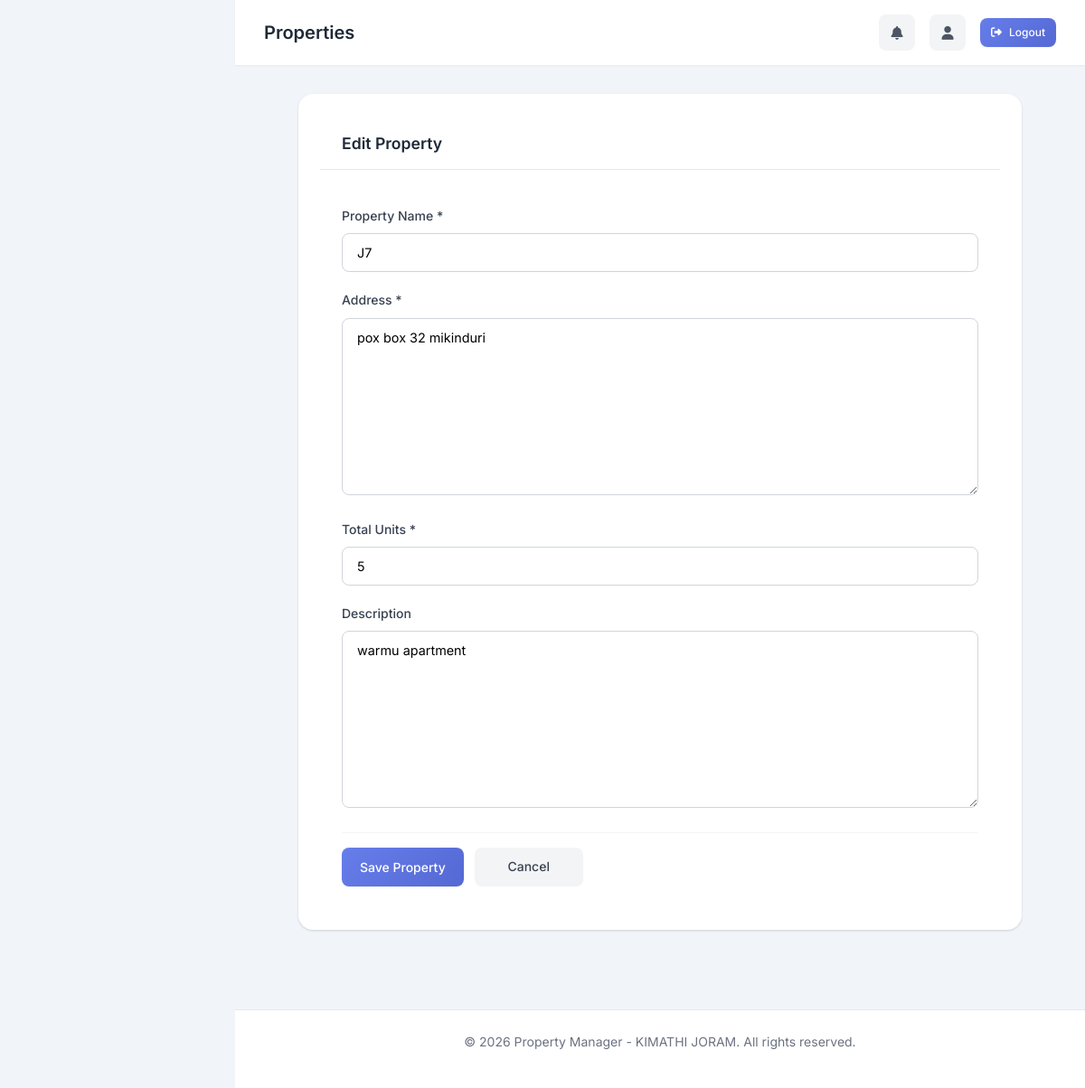
The page /properties/2/update/ on the database its author committed.
### apartments/models.py (models this page shows, shortened)
class Property(models.Model):
    PROPERTY_TYPES = [
        ('apartment', 'Apartment Building'),
        ('bedsitter', 'Bedsitter'),
        ('commercial', 'Commercial Building'),
        ('land', 'Land'),
        ('villa', 'Villa'),
        ('house', 'House'),
    ]
    name = models.CharField(max_length=200, help_text="Property name or building name")
    property_type = models.CharField(max_length=20, choices=PROPERTY_TYPES, default='apartment')
    address = models.TextField(help_text="Full address of the property")
    latitude = models.DecimalField(max_digits=9, decimal_places=6, null=True, blank=True, help_text="GPS Latitude coordinate")
    longitude = models.DecimalField(max_digits=9, decimal_places=6, null=True, blank=True, help_text="GPS Longitude coordinate")
    total_units = models.IntegerField(default=1, help_text="Total number of apartments/units")
    description = models.TextField(blank=True, help_text="Additional description")
    title_deed_number = models.CharField(max_length=100, blank=True)
    water_account = models.CharField(max_length=50, blank=True)
    electricity_account = models.CharField(max_length=50, blank=True)
    owner = models.ForeignKey(User, on_delete=models.SET_NULL, null=True, blank=True, related_name='owned_properties')
    created_at = models.DateTimeField(auto_now_add=True, db_index=True)
    updated_at = models.DateTimeField(auto_now=True)
    class Meta:
        ordering = ['-created_at']
        indexes = [
            models.Index(fields=['-created_at']),
        ]

### apartments/views.py (the view, shortened to what this page needs)
# urls.py: path('properties/<int:pk>/update/', views.PropertyUpdateView.as_view(), name='property_update'),
class PropertyUpdateView(UpdateView):
    model = Property
    fields = ['name', 'property_type', 'address', 'latitude', 'longitude', 'total_units',
              'description', 'title_deed_number', 'water_account', 'electricity_account', 'owner']
    template_name = 'apartments/property_form.html'
    success_url = '/properties/'

### apartments/context_processors.py (called while the page is built, shortened)
def notification_count(request):
    from apartments.models import Notification, UserProfile
    unread_count = 0
    return {'unread_notification_count': unread_count}

def payment_count(request):
    from apartments.models import Payment, Lease
    pending_payments_count = 0
    my_payments_count = 0
    total_payments_amount = 0
    return {
        'pending_payments_count': pending_payments_count,
        'my_payments_count': my_payments_count,
        'total_payments_amount': total_payments_amount,
    }

### templates/apartments/property_form.html (shortened to what this page needs)
{% extends 'base.html' %}
{% block content %}
<div class="form-page">
    <div class="card">
        <div class="card-header">
            <h2 class="card-title">{% if object %}Edit{% else %}Add{% endif %} Property</h2>
        </div>
        <div class="card-body">
            <form method="post">
                <div class="form-group">
                    <label class="form-label">Property Name *</label>
                    {{ form.name }}
                </div>
                <div class="form-group">
                    <label class="form-label">Address *</label>
                    {{ form.address }}
                </div>
                <div class="form-group">
                    <label class="form-label">Total Units *</label>
                    {{ form.total_units }}
                </div>
                <div class="form-group">
                    <label class="form-label">Description</label>
                    {{ form.description }}
                </div>
                <div class="form-actions">
                    <button type="submit" class="btn btn-primary">Save Property</button>
                    <a href="{% url 'property_list' %}" class="btn btn-secondary">Cancel</a>
                </div>
            </form>
        </div>
    </div>
</div>
{% endblock %}

### templates/base.html (style rules this page uses)
:root { --primary: #667eea; --primary-dark: #5568d3; --primary-light: #8b9cf5; --secondary: #764ba2; --success: #10b981; --warning: #f59e0b; --danger: #ef4444; --dark: #1f2937; --dark-bg: #111827; --gray-100: #f3f4f6; --gray-200: #e5e7eb; --gray-300: #d1d5db; --gray-400: #9ca3af; --gray-500: #6b7280; --gray-600: #4b5563; --white: #ffffff; --sidebar-width: 260px; --shadow-sm: 0 1px 2px 0 rgba(0, 0, 0, 0.05); --shadow: 0 1px 3px 0 rgba(0, 0, 0, 0.1), 0 1px 2px 0 rgba(0, 0, 0, 0.06); --shadow-md: 0 4px 6px -1px rgba(0, 0, 0, 0.1), 0 2px 4px -1px rgba(0, 0, 0, 0.06); --shadow-lg: 0 10px 15px -3px rgba(0, 0, 0, 0.1), 0 4px 6px -2px rgba(0, 0, 0, 0.05); --shadow-xl: 0 20px 25px -5px rgba(0, 0, 0, 0.1), 0 10px 10px -5px rgba(0, 0, 0, 0.04); --radius-sm: 0.375rem; --radius: 0.5rem; --radius-lg: 0.75rem; --radius-xl: 1rem; }
* { margin: 0; padding: 0; box-sizing: border-box; }
body { font-family: 'Inter', -apple-system, BlinkMacSystemFont, 'Segoe UI', Roboto, sans-serif; background-color: #f1f5f9; color: var(--dark); line-height: 1.6; -webkit-font-smoothing: antialiased; -moz-osx-font-smoothing: grayscale; }
.card { background: var(--white); border-radius: var(--radius-xl); box-shadow: var(--shadow); padding: 1.5rem; margin-bottom: 1.5rem; transition: all 0.3s; }
.card-header { display: flex; justify-content: space-between; align-items: center; margin-bottom: 1rem; padding-bottom: 1rem; border-bottom: 1px solid var(--gray-200); }
.card-title { font-size: 1.1rem; font-weight: 600; color: var(--dark); display: flex; align-items: center; gap: 0.5rem; }
.btn { display: inline-flex; align-items: center; justify-content: center; gap: 0.5rem; padding: 0.625rem 1.25rem; border: none; border-radius: var(--radius); cursor: pointer; text-decoration: none; font-size: 0.875rem; font-weight: 500; transition: all 0.2s; }
.btn-primary { background: linear-gradient(135deg, var(--primary) 0%, var(--primary-dark) 100%); color: white; }

### rows shown on the page
Property: name "J7", address "pox box 32 mikinduri", total_units "5", description "warmu apartment"
